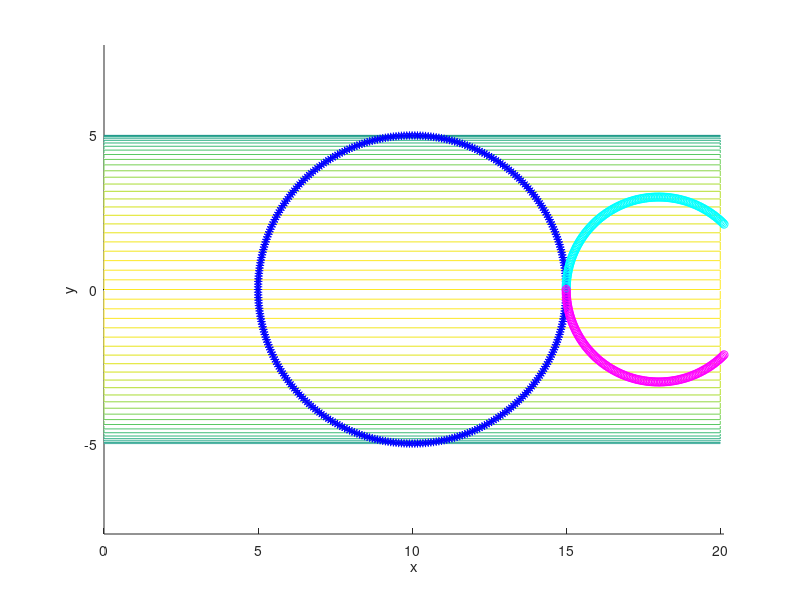

MATLAB code to generate this figure:
axis equal;
hold on;

xlabel('x');
ylabel('y');
zlabel('z');

rotate_x = @(theta)[
                    1 , 0           , 0          , 0;
                    0 , cos(theta)  , sin(theta) , 0;
                    0 , -sin(theta) , cos(theta) , 0;
                    0 , 0           , 0          , 1;
                    ];

rotate_y = @(theta)[
                    cos(theta)  , 0 , sin(theta) , 0;
                    0           , 1 , 0          , 0;
                    -sin(theta) , 0 , cos(theta) , 0;
                    0           , 0 , 0          , 1;
                   ];

rotate_z = @(theta)[
                    cos(theta)  , sin(theta) , 0 , 0;
                    -sin(theta) , cos(theta) , 0 , 0;
                    0           , 0          , 1 , 0;
                    0           , 0          , 0 , 1;
                   ];

theta = 0 : pi / 180 : 2 * pi;
[col,row] = size(theta);

pipe_length = 20;
pipe_raidus = 5;

% pipe_rotate_x_angle = 0;
% pipe_rotate_y_angle = 0;
% pipe_rotate_z_angle = 0;

[cylinder_x, cylinder_y, cylinder_z] = cylinder(pipe_raidus, 100);
cylinder_z = cylinder_z * pipe_length;
pipe_x = cylinder_z;
pipe_y = cylinder_x;
pipe_z = cylinder_y;

%draw pipe
mesh(pipe_x, pipe_y, pipe_z);

%laser working point is half pipe x length
laser_working_point_x = pipe_length / 2;
laser_offset_center_distance = 0;
laser_up_lift_distance = 5;
laser_circle_raduis = pipe_raidus;

laser_pos_x = laser_working_point_x;
laser_pos_y = laser_offset_center_distance;
laser_pos_z = pipe_raidus + laser_up_lift_distance;

%draw laser trail
laser_trail_x = laser_pos_x + laser_circle_raduis * cos(theta);
laser_trail_y = laser_pos_y + laser_circle_raduis * sin(theta);
laser_trail_z = laser_pos_z * ones(1, row);

plot3(laser_trail_x, laser_trail_y, laser_trail_z, 'b*');

%draw cilcle trail
cut_trail_x = laser_trail_x;
cut_trail_y = laser_trail_y;
cut_trail_z = sqrt(pipe_raidus^2 - cut_trail_y.^2);
need_penetrate = false;
for i = 1 : row
    if (abs( cut_trail_y(1, i)) > pipe_raidus)
        need_penetrate = true;
        continue;
    end
    if (cut_trail_x(1,i) < 0 || cut_trail_x(1,i) > pipe_length)
        continue;
    end
    plot3(cut_trail_x(1,i), cut_trail_y(1,i), cut_trail_z(1,i), 'r*');
end

if (need_penetrate)
    for i = 1 : row
        if (abs( cut_trail_y(1, i)) > pipe_raidus)
            continue;
        end
        if (cut_trail_x(1,i) < 0 || cut_trail_x(1,i) > pipe_length)
            continue;
        end
        plot3(cut_trail_x(1,i), cut_trail_y(1,i), - cut_trail_z(1,i), 'y*');
    end
end

%arc guide line parament
arc_guide_line_radius = 3;
arc_guide_line_radians_factor = 1 / 8;
arc_guide_line_radians_length = 2 * pi * arc_guide_line_radius * arc_guide_line_radians_factor;
arc_guide_line_circle_center_x = laser_pos_x + laser_circle_raduis - arc_guide_line_radius;
arc_guide_line_circle_center_y = laser_pos_y;
arc_guide_line_circle_center_z = laser_pos_z;
%judge guide line in/out circle
is_arc_guide_line_out_circle = true;
%add arc in guide line 
arc_guide_line_in_theta = arc_guide_line_radians_length : -pi / 180 : 0;
[arc_guide_line_in_col, arc_guide_line_in_row] = size(arc_guide_line_in_theta);
arc_trail_in_x = arc_guide_line_circle_center_x + arc_guide_line_radius * cos(arc_guide_line_in_theta);
arc_trail_in_y = arc_guide_line_circle_center_y + arc_guide_line_radius * sin(arc_guide_line_in_theta);
arc_trail_in_z = arc_guide_line_circle_center_z * ones(1, arc_guide_line_in_row);
if (is_arc_guide_line_out_circle)
    parallel_trail_in_x = arc_trail_in_x - arc_guide_line_circle_center_x;
    parallel_trail_in_y = arc_trail_in_y - arc_guide_line_circle_center_y;
    parallel_trail_in_z = arc_trail_in_z - arc_guide_line_circle_center_z;

    rotate_y_trail_in_x = parallel_trail_in_x * cos(pi) - parallel_trail_in_z * sin(pi);
    rotate_y_trail_in_y = parallel_trail_in_y;
    rotate_y_trail_in_z = parallel_trail_in_x * sin(pi) + parallel_trail_in_z * cos(pi);

    arc_trail_in_x = rotate_y_trail_in_x + arc_guide_line_circle_center_x + 2 * arc_guide_line_radius;
    arc_trail_in_y = rotate_y_trail_in_y + arc_guide_line_circle_center_y;
    arc_trail_in_z = rotate_y_trail_in_z + arc_guide_line_circle_center_z;
end
plot3(arc_trail_in_x, arc_trail_in_y, arc_trail_in_z, 'co');
%add arc out guide line
arc_guide_line_out_theta = 2 * pi - arc_guide_line_radians_length : pi / 180 : 2 * pi;
[arc_guide_line_out_col, arc_guide_line_out_row] = size(arc_guide_line_out_theta);
arc_trail_out_x = arc_guide_line_circle_center_x + arc_guide_line_radius * cos(arc_guide_line_out_theta);
arc_trail_out_y = arc_guide_line_circle_center_y + arc_guide_line_radius * sin(arc_guide_line_out_theta);
arc_trail_out_z = arc_guide_line_circle_center_z * ones(1, arc_guide_line_out_row);
if (is_arc_guide_line_out_circle)
    parallel_trail_out_x = arc_trail_out_x - arc_guide_line_circle_center_x;
    parallel_trail_out_y = arc_trail_out_y - arc_guide_line_circle_center_y;
    parallel_trail_out_z = arc_trail_out_z - arc_guide_line_circle_center_z;

    rotate_y_trail_out_x = parallel_trail_out_x * cos(pi) - parallel_trail_out_z * sin(pi);
    rotate_y_trail_out_y = parallel_trail_out_y;
    rotate_y_trail_out_z = parallel_trail_out_x * sin(pi) + parallel_trail_out_z * cos(pi);

    arc_trail_out_x = rotate_y_trail_out_x + arc_guide_line_circle_center_x + 2 * arc_guide_line_radius;
    arc_trail_out_y = rotate_y_trail_out_y + arc_guide_line_circle_center_y;
    arc_trail_out_z = rotate_y_trail_out_z + arc_guide_line_circle_center_z;
end
plot3(arc_trail_out_x, arc_trail_out_y, arc_trail_out_z, 'mo');
% draw arc in guide line trail
cut_arc_guide_line_in_x = arc_trail_in_x;
cut_arc_guide_line_in_y = arc_trail_in_y;
cut_arc_guide_line_in_z = sqrt(pipe_raidus^2 - cut_arc_guide_line_in_y.^2);
plot3(cut_arc_guide_line_in_x, cut_arc_guide_line_in_y, cut_arc_guide_line_in_z, 'r*');
% draw arc out guide line trail
cut_arc_guide_line_out_x = arc_trail_out_x;
cut_arc_guide_line_out_y = arc_trail_out_y;
cut_arc_guide_line_out_z = sqrt(pipe_raidus^2 - cut_arc_guide_line_out_y.^2);
plot3(cut_arc_guide_line_out_x, cut_arc_guide_line_out_y, cut_arc_guide_line_out_z, 'r*');

